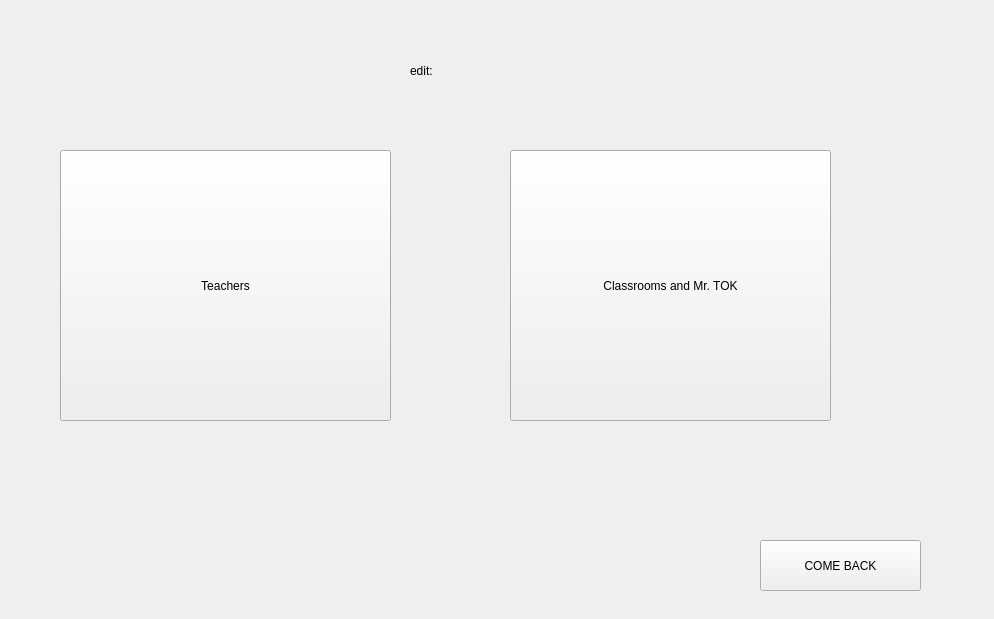
<?xml version="1.0" encoding="UTF-8"?>
<ui version="4.0">
 <class>Form</class>
 <widget class="QWidget" name="Form">
  <property name="geometry">
   <rect>
    <x>0</x>
    <y>0</y>
    <width>994</width>
    <height>619</height>
   </rect>
  </property>
  <property name="windowTitle">
   <string>Form</string>
  </property>
  <widget class="QPushButton" name="editTeachers">
   <property name="geometry">
    <rect>
     <x>60</x>
     <y>150</y>
     <width>331</width>
     <height>271</height>
    </rect>
   </property>
   <property name="text">
    <string>Teachers</string>
   </property>
  </widget>
  <widget class="QPushButton" name="ComeBackButton">
   <property name="geometry">
    <rect>
     <x>760</x>
     <y>540</y>
     <width>161</width>
     <height>51</height>
    </rect>
   </property>
   <property name="text">
    <string>COME BACK</string>
   </property>
  </widget>
  <widget class="QLabel" name="label">
   <property name="geometry">
    <rect>
     <x>410</x>
     <y>40</y>
     <width>141</width>
     <height>61</height>
    </rect>
   </property>
   <property name="text">
    <string>edit:</string>
   </property>
  </widget>
  <widget class="QPushButton" name="editClassrooms">
   <property name="geometry">
    <rect>
     <x>510</x>
     <y>150</y>
     <width>321</width>
     <height>271</height>
    </rect>
   </property>
   <property name="text">
    <string>Classrooms and Mr. TOK</string>
   </property>
  </widget>
 </widget>
 <resources/>
 <connections/>
</ui>
